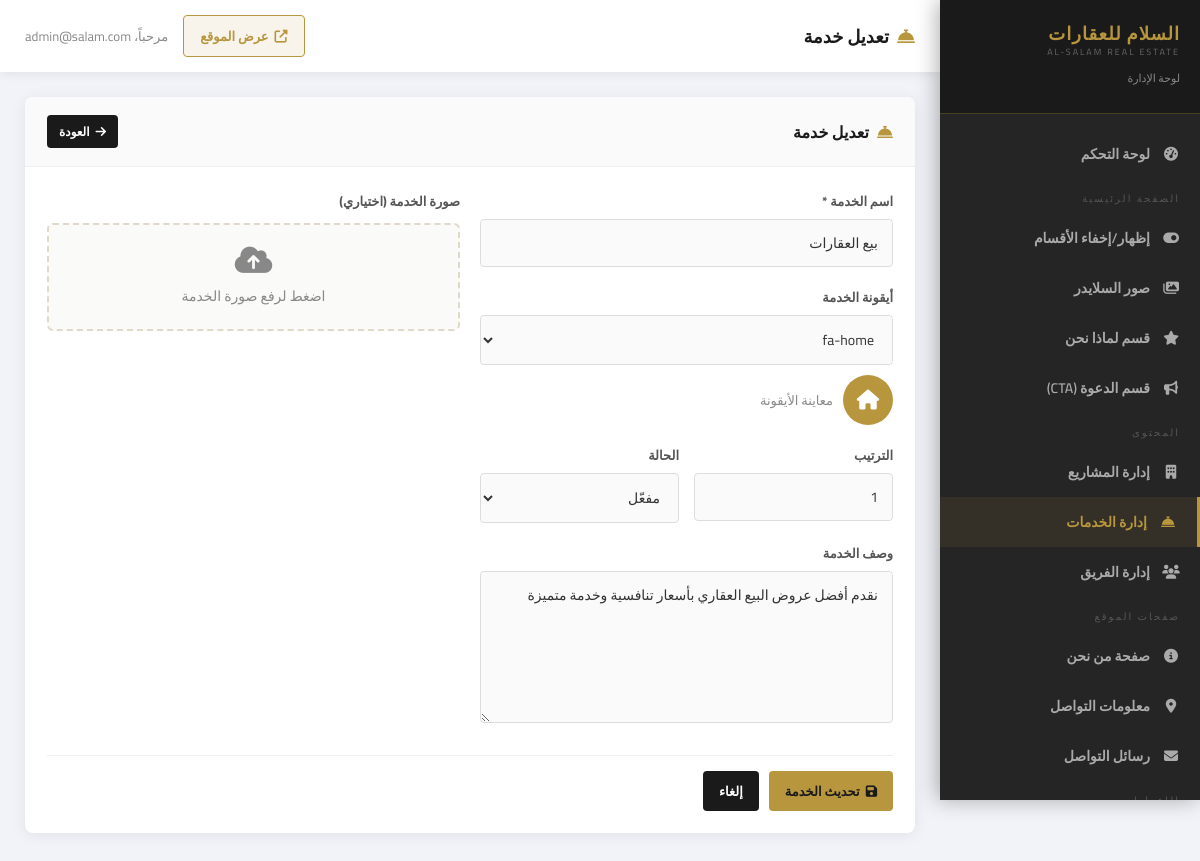
Page /admin/service-form.php?id=1 (signed in) on the committed database.
### tables this page shows
CREATE TABLE services (
    id INTEGER PRIMARY KEY AUTOINCREMENT,
    name TEXT NOT NULL,
    description TEXT,
    icon TEXT DEFAULT 'fa-building',
    image_path TEXT,
    order_by INTEGER DEFAULT 0,
    active INTEGER DEFAULT 1
);

### admin/service-form.php (the view, shortened to what this page needs)
<?php
require_once __DIR__ . '/../includes/admin-check.php';
$id = (int)($_GET['id'] ?? 0);
$service = ['name'=>'','description'=>'','icon'=>'fa-building','image_path'=>'','order_by'=>0,'active'=>1];
if ($id) {
    $s = $pdo->prepare("SELECT * FROM services WHERE id=?");
    $s->execute([$id]);
    $found = $s->fetch();
    if ($found) $service = $found;
    $admin_title = 'تعديل خدمة';
} else {
    $admin_title = 'إضافة خدمة جديدة';
}
$icons = ['fa-home','fa-key','fa-building','fa-city','fa-chart-line','fa-handshake','fa-search-dollar','fa-hard-hat','fa-map-marker-alt','fa-users','fa-star','fa-award','fa-shield-alt','fa-balance-scale','fa-calculator'];
include __DIR__ . '/../includes/admin-header.php';
?>
<div class="admin-card">
    <div class="admin-card-header">
        <h3><i class="fas fa-concierge-bell"></i> <?php echo $admin_title; ?></h3>
        <a href="/admin/services.php" class="btn btn-sm btn-dark"><i class="fas fa-arrow-right"></i> العودة</a>
    </div>
    <div class="admin-card-body">
        <form method="POST" enctype="multipart/form-data">
            <div style="display:grid;grid-template-columns:1fr 1fr;gap:20px;">
                <div>
                    <div class="form-mb">
                        <label class="form-label">اسم الخدمة *</label>
                        <input type="text" name="name" class="form-control" value="<?php echo htmlspecialchars($service['name']); ?>" required>
                    </div>
                    <div class="form-mb">
                        <label class="form-label">أيقونة الخدمة</label>
                        <select name="icon" class="form-control" id="iconSelect">
                            <?php foreach ($icons as $icon): ?>
                            <option value="<?php echo $icon; ?>" <?php echo $service['icon']==$icon?'selected':''; ?>><?php echo $icon; ?></option>
                            <?php endforeach; ?>
                        </select>
                        <div style="margin-top:10px;display:flex;align-items:center;gap:10px;">
                            <div id="iconPreview" style="width:50px;height:50px;background:var(--gold);border-radius:50%;display:flex;align-items:center;justify-content:center;">
                                <i class="fas <?php echo htmlspecialchars($service['icon']); ?>" style="color:white;font-size:20px;"></i>
                            </div>
                            <span style="font-size:13px;color:#888;">معاينة الأيقونة</span>
                        </div>
                    </div>
                    <div style="display:grid;grid-template-columns:1fr 1fr;gap:15px;">
                        <div class="form-mb">
                            <label class="form-label">الترتيب</label>
                            <input type="number" name="order_by" class="form-control" value="<?php echo $service['order_by']; ?>" min="0">
                        </div>
                        <div class="form-mb">
                            <label class="form-label">الحالة</label>
                            <select name="active" class="form-control">
                                <option value="1" <?php echo $service['active']?'selected':''; ?>>مفعّل</option>
                            </select>
                        </div>
                    </div>
                    <div class="form-mb">
                        <label class="form-label">وصف الخدمة</label>
                        <textarea name="description" class="form-control" rows="5"><?php echo htmlspecialchars($service['description'] ?? ''); ?></textarea>
                    </div>
                </div>
                <div>
                    <label class="form-label">صورة الخدمة (اختياري)</label>
                    <div class="upload-area" style="margin-top:10px;">
                        <i class="fas fa-cloud-upload-alt"></i>
                        <span>اضغط لرفع صورة الخدمة</span>
                    </div>
                </div>
            </div>
            <div style="display:flex;gap:10px;padding-top:15px;border-top:1px solid #eee;margin-top:5px;">
                <button type="submit" class="btn btn-gold"><i class="fas fa-save"></i> <?php echo $id ? 'تحديث الخدمة' : 'إضافة الخدمة'; ?></button>
                <a href="/admin/services.php" class="btn btn-dark">إلغاء</a>
            </div>
        </form>
    </div>
</div>
<?php include __DIR__ . '/../includes/admin-footer.php'; ?>

### assets/css/style.css (style rules this page uses)
:root { --gold: #b8963e; --gold-light: #d4a847; --gold-dark: #8c6e2a; --dark: #1a1a1a; --dark2: #252525; --dark3: #2f2f2f; --light: #f5f0e8; --white: #ffffff; --gray: #888; --gray-light: #f8f5f0; --text: #333; }
* { margin: 0; padding: 0; box-sizing: border-box; }
html { scroll-behavior: smooth; }
body { font-family: 'Cairo', 'Segoe UI', sans-serif; direction: rtl; color: var(--text); background: var(--white); overflow-x: hidden; }
a { text-decoration: none; color: inherit; transition: all 0.3s; }
.admin-body { background: #f1f3f8; min-height: 100vh; font-family: 'Cairo', sans-serif; direction: rtl; }
.admin-card { background: var(--white); border-radius: 8px; box-shadow: 0 2px 15px rgba(0,0,0,0.07); margin-bottom: 25px; overflow: hidden; }
.admin-card-header { padding: 18px 22px; border-bottom: 1px solid #eee; display: flex; align-items: center; justify-content: space-between; background: #fafafa; }
.admin-card-header h3 { font-size: 16px; font-weight: 700; color: var(--dark); display: flex; align-items: center; gap: 8px; }
.admin-card-header h3 i { color: var(--gold); }
.admin-card-body { padding: 22px; }
.btn { padding: 8px 16px; border-radius: 4px; font-size: 13px; font-weight: 600; cursor: pointer; border: none; font-family: 'Cairo', sans-serif; transition: all 0.2s; display: inline-flex; align-items: center; gap: 6px; }
.btn-gold { background: var(--gold); color: var(--dark); }
.btn-dark { background: var(--dark); color: var(--white); }
.btn-sm { padding: 5px 12px; font-size: 12px; }
.form-label { display: block; margin-bottom: 6px; font-size: 13px; font-weight: 700; color: #555; }
.form-control { width: 100%; padding: 10px 14px; border: 1px solid #ddd; border-radius: 4px; font-size: 14px; font-family: 'Cairo', sans-serif; color: var(--text); background: #fafafa; transition: all 0.3s; }
textarea.form-control { resize: vertical; min-height: 100px; }
.form-mb { margin-bottom: 18px; }
.upload-area { border: 2px dashed #e0d8c8; border-radius: 6px; padding: 20px; text-align: center; cursor: pointer; color: #888; font-size: 14px; background: #fafaf8; }
.upload-area i { display: block; font-size: 30px; margin-bottom: 8px; }

### rows in the picture
services: name "بيع العقارات", icon "fa-home", order_by "1", active "مفعّل", description "نقدم أفضل عروض البيع العقاري بأسعار تنافسية وخدمة متميزة"

### other values in the picture
$admin_title "تعديل خدمة"
$_SESSION['admin_email'] "admin@salam.com"
